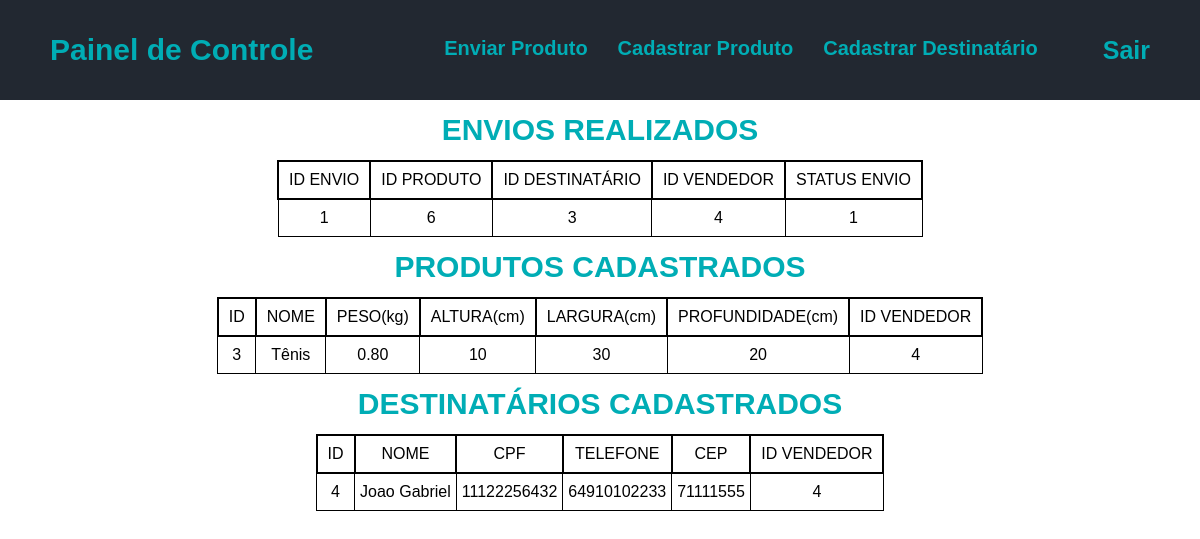
The app's page /painelControle.php (signed in) with its own data.
### tables this page shows
CREATE TABLE IF NOT EXISTS envio(
    idEnvio INTEGER(5) NOT NULL AUTO_INCREMENT,
    codProd INTEGER(5) NOT NULL,
    codDestin INTEGER(5) NOT NULL,
    codVend INTEGER(5) NOT NULL,
    statusEnvio TINYINT NOT NULL,
    PRIMARY KEY(idEnvio),
    FOREIGN KEY(codProd) REFERENCES produto(idProduto),
    FOREIGN KEY(codDestin) REFERENCES destinatario(idDestin),
    FOREIGN KEY(codVend) REFERENCES vendedor(idVend)
);

CREATE TABLE IF NOT EXISTS produto(
    idProduto INTEGER(5) NOT NULL AUTO_INCREMENT,
    nomeProd VARCHAR(30) NOT NULL,
    peso DECIMAL(5,2) NOT NULL,
    altura INTEGER(3) NOT NULL,
    largura INTEGER(3) NOT NULL,
    profundidade INTEGER(3) NOT NULL,
    codVend INTEGER(5) NOT NULL,
    PRIMARY KEY(idProduto),
    FOREIGN KEY(codVend) REFERENCES vendedor(idVend)
);

CREATE TABLE IF NOT EXISTS destinatario(
    idDestin INTEGER(5) NOT NULL AUTO_INCREMENT,
    nomeDestin VARCHAR(50) NOT NULL,
    cpfDestin BIGINT NOT NULL,
    telefoneDestin BIGINT NOT NULL,
    cepDestin INTEGER(8) NOT NULL,
    enderecoDestin VARCHAR(40) NOT NULL,
    codVend INTEGER(5) NOT NULL,
    PRIMARY KEY(idDestin),
    FOREIGN KEY(codVend) REFERENCES vendedor(idVend)
);

### painelControle.php (the view, shortened to what this page needs)
<?php
    $idSessao = $_SESSION['idLoginVend'];
    include_once("php_process_e_connection/dbConnection.php");
    $sqlEnvio = "SELECT * FROM envio WHERE codVend=$idSessao";
    $sqlProdutos = "SELECT * FROM produto WHERE codVend=$idSessao";
    $sqlDestin = "SELECT * FROM destinatario WHERE codVend=$idSessao";
    $resEnvio = $connection->query($sqlEnvio);
    $resProd = $connection->query($sqlProdutos);
    $resDestin = $connection->query($sqlDestin);
?>
<!DOCTYPE html>
<html lang="pt-br">
<head>
    <link rel="stylesheet" href="css/reset.css">
    <link rel="stylesheet" href="css/designPainel.css">
</head>
<body>
    <div class="container">
        <header>
            <div class="titleHead"><h1>Painel de Controle</h1></div>
            <div class="btnContainer">
                <ul>
                    <li><a href="enviarProd.php" class="btnAction">Enviar Produto</a></li>
                    <li><a href="cadastrarProduto.php" class="btnAction">Cadastrar Produto</a></li>
                    <li><a href="cadastrarDestin.php" class="btnAction">Cadastrar Destinatário</a></li>
                    <li><a href="index.php">Sair</a></li>
                </ul>
            </div>
        </header>
        <section>
            <div class="titleEnvio"><h2>ENVIOS REALIZADOS</h2></div>
            <div class="tableCont">
                <table>
                    <tr>
                        <th>ID ENVIO</th>
                        <th>ID PRODUTO</th>
                        <th>ID DESTINATÁRIO</th>
                        <th>ID VENDEDOR</th>
                        <th>STATUS ENVIO</th>
                    </tr>
                    <?php
                        while($user_data = mysqli_fetch_assoc($resEnvio)){
                            echo "<tr>";
                            echo "<td>".$user_data[idEnvio]."</td>";
                            echo "<td>".$user_data[codProd]."</td>";
                            echo "<td>".$user_data[codDestin]."</td>";
                            echo "<td>".$user_data[codVend]."</td>";
                            echo "<td>".$user_data[statusEnvio]."</td>";
                            echo "</tr>";
                        }
                    ?>
                </table>
            </div>
            <div class="titleEnvio"><h2>PRODUTOS CADASTRADOS</h2></div>
            <div class="tableCont">
                <table>
                    <tr>
                        <th>ID</th>
                        <th>NOME</th>
                        <th>PESO(kg)</th>
                        <th>ALTURA(cm)</th>
                        <th>LARGURA(cm)</th>
                        <th>PROFUNDIDADE(cm)</th>
                        <th>ID VENDEDOR</th>
                    </tr>
                    <?php
                        while($prod_data = mysqli_fetch_assoc($resProd)){
                            echo "<tr>";
                            echo "<td>".$prod_data[idProduto]."</td>";
                            echo "<td>".$prod_data[nomeProd]."</td>";
                            echo "<td>".$prod_data[peso]."</td>";
                            echo "<td>".$prod_data[altura]."</td>";
                            echo "<td>".$prod_data[largura]."</td>";
                            echo "<td>".$prod_data[profundidade]."</td>";
                            echo "<td>".$prod_data[codVend]."</td>";
                            echo "</tr>";
                        }
                    ?>
                </table>
            </div>
            <div class="titleEnvio"><h2>DESTINATÁRIOS CADASTRADOS</h2></div>
            <div class="tableCont">
                <table>
                    <tr>
                        <th>ID</th>
                        <th>NOME</th>
                        <th>CPF</th>
                        <th>TELEFONE</th>
                        <th>CEP</th>
                        <th>ID VENDEDOR</th>
                    </tr>
                    <?php
                        while($destin_data = mysqli_fetch_assoc($resDestin)){
                            echo "<tr>";
                            echo "<td>".$destin_data[idDestin]."</td>";
                            echo "<td>".$destin_data[nomeDestin]."</td>";
                            echo "<td>".$destin_data[cpfDestin]."</td>";
                            echo "<td>".$destin_data[telefoneDestin]."</td>";
                            echo "<td>".$destin_data[cepDestin]."</td>";
                            echo "<td>".$destin_data[codVend]."</td>";
                            echo "</tr>";
                        }
                    ?>
                </table>
            </div>
        </section>
    </div>
</body>
</html>

### css/designPainel.css (style rules this page uses)
:root { --backgroundCont: #222831; --primaryColor: #00adb5; --secondaryColor: #eeeeee; }
.container { width: 100vw; height: 100%; }
header { width: 100vw; height: 100px; display: flex; background-color: var(--backgroundCont); }
header .titleHead { width: 30vw; height: 100%; display: flex; align-items: center; }
header .titleHead h1 { padding-left: 50px; font-family: sans-serif; font-size: 30px; font-weight: 700; color: var(--primaryColor); }
header .btnContainer { width: 70vw; height: 100%; display: flex; justify-content: flex-end; align-items: center; }
header .btnContainer ul { display: flex; }
header .btnContainer ul li .btnAction { font-size: 20px; padding: 0 15px; }
header .btnContainer ul li:nth-child(3) { padding-right: 50px; }
header .btnContainer ul li a { padding-right: 50px; text-decoration: none; font-family: sans-serif; font-size: 25px; font-weight: 700; color: var(--primaryColor); }
section { width: 100vw; display: flex; justify-content: center; flex-direction: column; }
section .titleEnvio { width: 100vw; height: 60px; display: flex; align-items: center; justify-content: center; }
section .titleEnvio h2 { font-family: sans-serif; font-size: 30px; font-weight: 700; color: var(--primaryColor); }
section .tableCont { width: 100vw; display: flex; justify-content: center; }
section .tableCont table { border: 1px solid; }
section .tableCont table tr th { padding: 10px; border: 2px solid; font-family: sans-serif; }
section .tableCont table tr td { border: 1.5px solid; font-family: sans-serif; text-align: center; padding: 10px 5px; }

### records on screen
envio: idEnvio "1", codProd "6", codDestin "3", codVend "4", statusEnvio "1"
produto: idProduto "3", nomeProd "Tênis", peso "0.80", altura "10", largura "30", profundidade "20", codVend "4"
destinatario: idDestin "4", nomeDestin "Joao Gabriel", cpfDestin "11122256432", telefoneDestin "64910102233", cepDestin "71111555", codVend "4"
